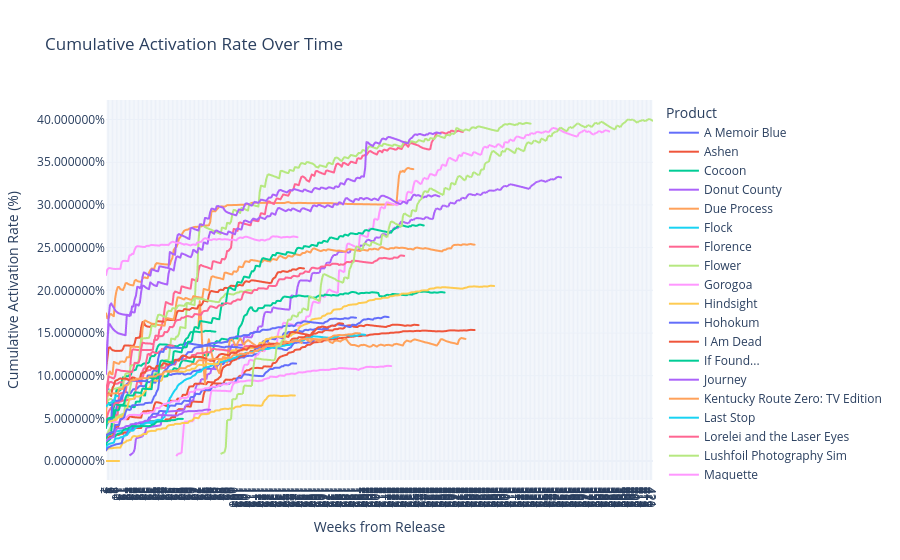

The notebook cell this image was saved under:
### Code cell
import plotly.express as px

# Create the Plotly line plot
fig = px.line(
    act_rate_df,
    x="Weeks_from_Release",
    y="cumulative_act_rate",
    color='product',
    title="Cumulative Activation Rate Over Time",
    labels={
        "Weeks_from_Release": "Weeks from Release",
        "cumulative_act_rate": "Cumulative Activation Rate (%)"
    },
    template='plotly_white'
)

# Improve layout for readability
fig.update_layout(
    legend_title_text='Product',
    xaxis=dict(tickmode='linear'),
    yaxis_tickformat='%'
)

# Display the plot
fig.show()

### Figure 1 — Plotly figure (JSON) as saved in the notebook; plotly's stock layout.template omitted (floating-point values rounded to 4 significant figures; data arrays with more than 128 entries replaced by an {"elided": "..."} marker saying what was removed)
{"data": [{"hovertemplate": "product=A Memoir Blue<br>Weeks from Release=%{x}<br>Cumulative Activation Rate (%)=%{y}<extra></extra>", "legendgroup": "A Memoir Blue", "line": {"color": "#636efa", "dash": "solid"}, "marker": {"symbol": "circle"}, "mode": "lines", "name": "A Memoir Blue", "showlegend": true, "type": "scattergl", "x": {"elided": "165 int values"}, "xaxis": "x", "y": {"elided": "165 float values"}, "yaxis": "y"}, {"hovertemplate": "product=Ashen<br>Weeks from Release=%{x}<br>Cumulative Activation Rate (%)=%{y}<extra></extra>", "legendgroup": "Ashen", "line": {"color": "#EF553B", "dash": "solid"}, "marker": {"symbol": "circle"}, "mode": "lines", "name": "Ashen", "showlegend": true, "type": "scattergl", "x": {"elided": "284 int values"}, "xaxis": "x", "y": {"elided": "284 float values"}, "yaxis": "y"}, {"hovertemplate": "product=Cocoon<br>Weeks from Release=%{x}<br>Cumulative Activation Rate (%)=%{y}<extra></extra>", "legendgroup": "Cocoon", "line": {"color": "#00cc96", "dash": "solid"}, "marker": {"symbol": "circle"}, "mode": "lines", "name": "Cocoon", "showlegend": true, "type": "scattergl", "x": [1, 2, 3, 4, 5, 6, 7, 8, 9, 10, 11, 12, 13, 14, 15, 16, 17, 18, 19, 20, 21, 22, 23, 24, 25, 26, 27, 28, 29, 30, 31, 32, 33, 34, 35, 36, 37, 38, 39, 40, 41, 42, 43, 44, 45, 46, 47, 48, 49, 50, 51, 52, 53, 54, 55, 56, 57, 58, 59, 60, 61, 62, 63, 64, 65, 66, 67, 68, 69, 70, 71, 72, 73, 74, 75, 76, 77, 78, 79, 80, 81, 82, 83, 84, 85], "xaxis": "x", "y": [0.05931, 0.06772, 0.06819, 0.0658, 0.06556, 0.0656, 0.06507, 0.07443, 0.08277, 0.08351, 0.08222, 0.08302, 0.09253, 0.09812, 0.09833, 0.09964, 0.09934, 0.09946, 0.1004, 0.1009, 0.1051, 0.1066, 0.1064, 0.1072, 0.112, 0.1121, 0.112, 0.1117, 0.1132, 0.1143, 0.1144, 0.1147, 0.1147, 0.1156, 0.1214, 0.1231, 0.1229, 0.1229, 0.1249, 0.1311, 0.1348, 0.1366, 0.1368, 0.1365, 0.1365, 0.1366, 0.1366, 0.1363, 0.136, 0.1358, 0.1355, 0.1351, 0.1349, 0.1347, 0.1345, 0.1343, 0.1356, 0.1364, 0.1363, 0.1361, 0.138, 0.1421, 0.1437, 0.1447, 0.1483, 0.1509, 0.1511, 0.151, 0.1516, 0.1517, 0.1515, 0.1512, 0.151, 0.1512, 0.1517, 0.1516, 0.1525, 0.1525, 0.1523, 0.1524, 0.1525, 0.1519, 0.1519, 0.1517, 0.1515], "yaxis": "y"}, {"hovertemplate": "product=Donut County<br>Weeks from Release=%{x}<br>Cumulative Activation Rate (%)=%{y}<extra></extra>", "legendgroup": "Donut County", "line": {"color": "#ab63fa", "dash": "solid"}, "marker": {"symbol": "circle"}, "mode": "lines", "name": "Donut County", "showlegend": true, "type": "scattergl", "x": {"elided": "351 int values"}, "xaxis": "x", "y": {"elided": "351 float values"}, "yaxis": "y"}, {"hovertemplate": "product=Due Process<br>Weeks from Release=%{x}<br>Cumulative Activation Rate (%)=%{y}<extra></extra>", "legendgroup": "Due Process", "line": {"color": "#FFA15A", "dash": "solid"}, "marker": {"symbol": "circle"}, "mode": "lines", "name": "Due Process", "showlegend": true, "type": "scattergl", "x": {"elided": "237 int values"}, "xaxis": "x", "y": {"elided": "237 float values"}, "yaxis": "y"}, {"hovertemplate": "product=Flock<br>Weeks from Release=%{x}<br>Cumulative Activation Rate (%)=%{y}<extra></extra>", "legendgroup": "Flock", "line": {"color": "#19d3f3", "dash": "solid"}, "marker": {"symbol": "circle"}, "mode": "lines", "name": "Flock", "showlegend": true, "type": "scattergl", "x": [1, 2, 3, 4, 5, 6, 7, 8, 9, 10, 11, 12, 13, 14, 15, 16, 17, 18, 19, 20, 21, 22, 23, 24, 25, 26, 27, 28, 29, 30, 31, 32, 33, 34, 35, 36, 37, 38, 39, 40, 41, 42, 43, 44], "xaxis": "x", "y": [0.02607, 0.03064, 0.03192, 0.03258, 0.03338, 0.03372, 0.03405, 0.03437, 0.03466, 0.03494, 0.03521, 0.03551, 0.03573, 0.03589, 0.03612, 0.03628, 0.03632, 0.03643, 0.03654, 0.03849, 0.03954, 0.0403, 0.04137, 0.04325, 0.04377, 0.0438, 0.04435, 0.04485, 0.04486, 0.04489, 0.04496, 0.04496, 0.04549, 0.0455, 0.04617, 0.04659, 0.04658, 0.04652, 0.04744, 0.04791, 0.0483, 0.0483, 0.04833, 0.0483], "yaxis": "y"}, {"hovertemplate": "product=Florence<br>Weeks from Release=%{x}<br>Cumulative Activation Rate (%)=%{y}<extra></extra>", "legendgroup": "Florence", "line": {"color": "#FF6692", "dash": "solid"}, "marker": {"symbol": "circle"}, "mode": "lines", "name": "Florence", "showlegend": true, "type": "scattergl", "x": {"elided": "275 int values"}, "xaxis": "x", "y": {"elided": "275 float values"}, "yaxis": "y"}, {"hovertemplate": "product=Flower<br>Weeks from Release=%{x}<br>Cumulative Activation Rate (%)=%{y}<extra></extra>", "legendgroup": "Flower", "line": {"color": "#B6E880", "dash": "solid"}, "marker": {"symbol": "circle"}, "mode": "lines", "name": "Flower", "showlegend": true, "type": "scattergl", "x": {"elided": "327 int values"}, "xaxis": "x", "y": {"elided": "327 float values"}, "yaxis": "y"}, {"hovertemplate": "product=Gorogoa<br>Weeks from Release=%{x}<br>Cumulative Activation Rate (%)=%{y}<extra></extra>", "legendgroup": "Gorogoa", "line": {"color": "#FF97FF", "dash": "solid"}, "marker": {"symbol": "circle"}, "mode": "lines", "name": "Gorogoa", "showlegend": true, "type": "scattergl", "x": {"elided": "386 int values"}, "xaxis": "x", "y": {"elided": "386 float values"}, "yaxis": "y"}, {"hovertemplate": "product=Hindsight<br>Weeks from Release=%{x}<br>Cumulative Activation Rate (%)=%{y}<extra></extra>", "legendgroup": "Hindsight", "line": {"color": "#FECB52", "dash": "solid"}, "marker": {"symbol": "circle"}, "mode": "lines", "name": "Hindsight", "showlegend": true, "type": "scattergl", "x": {"elided": "146 int values"}, "xaxis": "x", "y": {"elided": "146 float values"}, "yaxis": "y"}, {"hovertemplate": "product=Hohokum<br>Weeks from Release=%{x}<br>Cumulative Activation Rate (%)=%{y}<extra></extra>", "legendgroup": "Hohokum", "line": {"color": "#636efa", "dash": "solid"}, "marker": {"symbol": "circle"}, "mode": "lines", "name": "Hohokum", "showlegend": true, "type": "scattergl", "x": {"elided": "147 int values"}, "xaxis": "x", "y": {"elided": "147 float values"}, "yaxis": "y"}, {"hovertemplate": "product=I Am Dead<br>Weeks from Release=%{x}<br>Cumulative Activation Rate (%)=%{y}<extra></extra>", "legendgroup": "I Am Dead", "line": {"color": "#EF553B", "dash": "solid"}, "marker": {"symbol": "circle"}, "mode": "lines", "name": "I Am Dead", "showlegend": true, "type": "scattergl", "x": {"elided": "241 int values"}, "xaxis": "x", "y": {"elided": "241 float values"}, "yaxis": "y"}, {"hovertemplate": "product=If Found...<br>Weeks from Release=%{x}<br>Cumulative Activation Rate (%)=%{y}<extra></extra>", "legendgroup": "If Found...", "line": {"color": "#00cc96", "dash": "solid"}, "marker": {"symbol": "circle"}, "mode": "lines", "name": "If Found...", "showlegend": true, "type": "scattergl", "x": {"elided": "261 int values"}, "xaxis": "x", "y": {"elided": "261 float values"}, "yaxis": "y"}, {"hovertemplate": "product=Journey<br>Weeks from Release=%{x}<br>Cumulative Activation Rate (%)=%{y}<extra></extra>", "legendgroup": "Journey", "line": {"color": "#ab63fa", "dash": "solid"}, "marker": {"symbol": "circle"}, "mode": "lines", "name": "Journey", "showlegend": true, "type": "scattergl", "x": {"elided": "258 int values"}, "xaxis": "x", "y": {"elided": "258 float values"}, "yaxis": "y"}, {"hovertemplate": "product=Kentucky Route Zero: TV Edition<br>Weeks from Release=%{x}<br>Cumulative Activation Rate (%)=%{y}<extra></extra>", "legendgroup": "Kentucky Route Zero: TV Edition", "line": {"color": "#FFA15A", "dash": "solid"}, "marker": {"symbol": "circle"}, "mode": "lines", "name": "Kentucky Route Zero: TV Edition", "showlegend": true, "type": "scattergl", "x": {"elided": "206 int values"}, "xaxis": "x", "y": {"elided": "206 float values"}, "yaxis": "y"}, {"hovertemplate": "product=Last Stop<br>Weeks from Release=%{x}<br>Cumulative Activation Rate (%)=%{y}<extra></extra>", "legendgroup": "Last Stop", "line": {"color": "#19d3f3", "dash": "solid"}, "marker": {"symbol": "circle"}, "mode": "lines", "name": "Last Stop", "showlegend": true, "type": "scattergl", "x": {"elided": "200 int values"}, "xaxis": "x", "y": {"elided": "200 float values"}, "yaxis": "y"}, {"hovertemplate": "product=Lorelei and the Laser Eyes<br>Weeks from Release=%{x}<br>Cumulative Activation Rate (%)=%{y}<extra></extra>", "legendgroup": "Lorelei and the Laser Eyes", "line": {"color": "#FF6692", "dash": "solid"}, "marker": {"symbol": "circle"}, "mode": "lines", "name": "Lorelei and the Laser Eyes", "showlegend": true, "type": "scattergl", "x": [1, 2, 3, 4, 5, 6, 7, 8, 9, 10, 11, 12, 13, 14, 15, 16, 17, 18, 19, 20, 21, 22, 23, 24, 25, 26, 27, 28, 29, 30, 31, 32, 33, 34, 35, 36, 37, 38, 39, 40, 41, 42, 43, 44, 45, 46, 47, 48, 49, 50, 51, 52, 53], "xaxis": "x", "y": [0.04706, 0.053, 0.05806, 0.06043, 0.06261, 0.06331, 0.06609, 0.06786, 0.06806, 0.0682, 0.06889, 0.06981, 0.07045, 0.07087, 0.07116, 0.07101, 0.0714, 0.07163, 0.07195, 0.07236, 0.07269, 0.07284, 0.0731, 0.08566, 0.0931, 0.093, 0.09262, 0.09002, 0.1051, 0.1085, 0.1083, 0.1175, 0.1248, 0.1256, 0.1236, 0.1271, 0.1279, 0.1273, 0.1267, 0.1264, 0.1268, 0.1284, 0.1282, 0.1313, 0.1315, 0.1311, 0.1313, 0.1339, 0.1353, 0.1358, 0.1354, 0.135, 0.1348], "yaxis": "y"}, {"hovertemplate": "product=Lushfoil Photography Sim<br>Weeks from Release=%{x}<br>Cumulative Activation Rate (%)=%{y}<extra></extra>", "legendgroup": "Lushfoil Photography Sim", "line": {"color": "#B6E880", "dash": "solid"}, "marker": {"symbol": "circle"}, "mode": "lines", "name": "Lushfoil Photography Sim", "showlegend": true, "type": "scattergl", "x": [1, 2, 3, 4, 5], "xaxis": "x", "y": [0.0609, 0.07007, 0.07176, 0.07264, 0.07266], "yaxis": "y"}, {"hovertemplate": "product=Maquette<br>Weeks from Release=%{x}<br>Cumulative Activation Rate (%)=%{y}<extra></extra>", "legendgroup": "Maquette", "line": {"color": "#FF97FF", "dash": "solid"}, "marker": {"symbol": "circle"}, "mode": "lines", "name": "Maquette", "showlegend": true, "type": "scattergl", "x": {"elided": "220 int values"}, "xaxis": "x", "y": {"elided": "220 float values"}, "yaxis": "y"}, {"hovertemplate": "product=Morsels<br>Weeks from Release=%{x}<br>Cumulative Activation Rate (%)=%{y}<extra></extra>", "legendgroup": "Morsels", "line": {"color": "#FECB52", "dash": "solid"}, "marker": {"symbol": "circle"}, "mode": "lines", "name": "Morsels", "showlegend": true, "type": "scattergl", "x": [1, 2, 3, 4, 5, 6, 7, 8, 9, 10, 11], "xaxis": "x", "y": [7.517e-05, 7.442e-05, 7.387e-05, 7.334e-05, 7.288e-05, 7.25e-05, 7.196e-05, 7.155e-05, 7.127e-05, 7.097e-05, 7.066e-05], "yaxis": "y"}, {"hovertemplate": "product=Mundaun<br>Weeks from Release=%{x}<br>Cumulative Activation Rate (%)=%{y}<extra></extra>", "legendgroup": "Mundaun", "line": {"color": "#636efa", "dash": "solid"}, "marker": {"symbol": "circle"}, "mode": "lines", "name": "Mundaun", "showlegend": true, "type": "scattergl", "x": {"elided": "218 int values"}, "xaxis": "x", "y": {"elided": "218 float values"}, "yaxis": "y"}, {"hovertemplate": "product=Neon White<br>Weeks from Release=%{x}<br>Cumulative Activation Rate (%)=%{y}<extra></extra>", "legendgroup": "Neon White", "line": {"color": "#EF553B", "dash": "solid"}, "marker": {"symbol": "circle"}, "mode": "lines", "name": "Neon White", "showlegend": true, "type": "scattergl", "x": {"elided": "153 int values"}, "xaxis": "x", "y": {"elided": "153 float values"}, "yaxis": "y"}, {"hovertemplate": "product=Open Roads<br>Weeks from Release=%{x}<br>Cumulative Activation Rate (%)=%{y}<extra></extra>", "legendgroup": "Open Roads", "line": {"color": "#00cc96", "dash": "solid"}, "marker": {"symbol": "circle"}, "mode": "lines", "name": "Open Roads", "showlegend": true, "type": "scattergl", "x": [1, 2, 3, 4, 5, 6, 7, 8, 9, 10, 11, 12, 13, 14, 15, 16, 17, 18, 19, 20, 21, 22, 23, 24, 25, 26, 27, 28, 29, 30, 31, 32, 33, 34, 35, 36, 37, 38, 39, 40, 41, 42, 43, 44, 45, 46, 47, 48, 49, 50, 51, 52, 53, 54, 55, 56, 57, 58, 59, 60], "xaxis": "x", "y": [0.01932, 0.02278, 0.02388, 0.02541, 0.02705, 0.02828, 0.0285, 0.02869, 0.03066, 0.03182, 0.03204, 0.0326, 0.03315, 0.03588, 0.03759, 0.0379, 0.03794, 0.03819, 0.03985, 0.04081, 0.04087, 0.04088, 0.04086, 0.04089, 0.04089, 0.04087, 0.04087, 0.04088, 0.04088, 0.04087, 0.04087, 0.04088, 0.0409, 0.04094, 0.04112, 0.0422, 0.04274, 0.04317, 0.0448, 0.04591, 0.04619, 0.04618, 0.0467, 0.04687, 0.04691, 0.04686, 0.04682, 0.04679, 0.04715, 0.04717, 0.04791, 0.04795, 0.04793, 0.0481, 0.04877, 0.04935, 0.04948, 0.04946, 0.04946, 0.04945], "yaxis": "y"}, {"hovertemplate": "product=Outer Wilds<br>Weeks from Release=%{x}<br>Cumulative Activation Rate (%)=%{y}<extra></extra>", "legendgroup": "Outer Wilds", "line": {"color": "#ab63fa", "dash": "solid"}, "marker": {"symbol": "circle"}, "mode": "lines", "name": "Outer Wilds", "showlegend": true, "type": "scattergl", "x": {"elided": "257 int values"}, "xaxis": "x", "y": {"elided": "257 float values"}, "yaxis": "y"}, {"hovertemplate": "product=Sayonara Wild Hearts<br>Weeks from Release=%{x}<br>Cumulative Activation Rate (%)=%{y}<extra></extra>", "legendgroup": "Sayonara Wild Hearts", "line": {"color": "#FFA15A", "dash": "solid"}, "marker": {"symbol": "circle"}, "mode": "lines", "name": "Sayonara Wild Hearts", "showlegend": true, "type": "scattergl", "x": {"elided": "284 int values"}, "xaxis": "x", "y": {"elided": "284 float values"}, "yaxis": "y"}, {"hovertemplate": "product=Skin Deep<br>Weeks from Release=%{x}<br>Cumulative Activation Rate (%)=%{y}<extra></extra>", "legendgroup": "Skin Deep", "line": {"color": "#19d3f3", "dash": "solid"}, "marker": {"symbol": "circle"}, "mode": "lines", "name": "Skin Deep", "showlegend": true, "type": "scattergl", "x": [1, 2, 3], "xaxis": "x", "y": [0.075, 0.08426, 0.08426], "yaxis": "y"}, {"hovertemplate": "product=Solar Ash<br>Weeks from Release=%{x}<br>Cumulative Activation Rate (%)=%{y}<extra></extra>", "legendgroup": "Solar Ash", "line": {"color": "#FF6692", "dash": "solid"}, "marker": {"symbol": "circle"}, "mode": "lines", "name": "Solar Ash", "showlegend": true, "type": "scattergl", "x": [1, 2, 3, 4, 5, 6, 7, 8, 9, 10, 11, 12, 13, 14, 15, 16, 17, 18, 19, 20, 21, 22, 23, 24, 25, 26, 27, 28, 29, 30, 31, 32, 33, 34, 35, 36, 37, 38, 39, 40, 41, 42, 43, 44, 45, 46, 47, 48, 49, 50, 51, 52, 53, 54, 55, 56, 57, 58, 59, 60, 61, 62, 63, 64, 65, 66, 67, 68, 69, 70, 71, 72, 73, 74, 75, 76, 77, 78, 79, 80, 81, 82, 83, 84, 85, 86, 87, 88, 89, 90, 91, 92, 93, 94, 95, 96, 97, 98, 99, 100, 101, 102, 103, 104, 105, 106, 107, 108, 109, 110, 111, 112, 113, 114, 115, 116, 117, 118, 119, 120, 121, 122, 123, 124, 125, 126, 127, 128], "xaxis": "x", "y": [0.08836, 0.08349, 0.09028, 0.09248, 0.09267, 0.09177, 0.09103, 0.09034, 0.09058, 0.09075, 0.09173, 0.09239, 0.09225, 0.09189, 0.09532, 0.0955, 0.09579, 0.09582, 0.09583, 0.09551, 0.09489, 0.09449, 0.09516, 0.0952, 0.0949, 0.0965, 0.09706, 0.09694, 0.09664, 0.1024, 0.105, 0.1054, 0.106, 0.1065, 0.1065, 0.1084, 0.1085, 0.1081, 0.1079, 0.1074, 0.1086, 0.1097, 0.1097, 0.1093, 0.109, 0.1088, 0.1116, 0.1118, 0.1117, 0.1123, 0.1139, 0.1138, 0.1133, 0.113, 0.1165, 0.1189, 0.1198, 0.1196, 0.1193, 0.1189, 0.1193, 0.1195, 0.1212, 0.1215, 0.1213, 0.121, 0.124, 0.1243, 0.1243, 0.1246, 0.1264, 0.1262, 0.1263, 0.1265, 0.1265, 0.1262, 0.1272, 0.128, 0.1279, 0.1272, 0.1274, 0.1298, 0.1313, 0.1315, 0.1311, 0.1307, 0.1306, 0.1306, 0.1306, 0.1304, 0.1302, 0.1299, 0.1297, 0.1295, 0.1293, 0.1291, 0.1289, 0.1287, 0.1286, 0.1284, 0.1282, 0.128, 0.1282, 0.1302, 0.131, 0.1314, 0.1332, 0.1344, 0.1347, 0.1346, 0.1348, 0.1351, 0.1349, 0.1347, 0.1344, 0.1341, 0.1345, 0.1344, 0.1351, 0.1352, 0.135, 0.1346, 0.1358, 0.1365, 0.1367, 0.1365, 0.1363, 0.1362], "yaxis": "y"}, {"hovertemplate": "product=Storyteller<br>Weeks from Release=%{x}<br>Cumulative Activation Rate (%)=%{y}<extra></extra>", "legendgroup": "Storyteller", "line": {"color": "#B6E880", "dash": "solid"}, "marker": {"symbol": "circle"}, "mode": "lines", "name": "Storyteller", "showlegend": true, "type": "scattergl", "x": [1, 2, 3, 4, 5, 6, 7, 8, 9, 10, 11, 12, 13, 14, 15, 16, 17, 18, 19, 20, 21, 22, 23, 24, 25, 26, 27, 28, 29, 30, 31, 32, 33, 34, 35, 36, 37, 38, 39, 40, 41, 42, 43, 44, 45, 46, 47, 48, 49, 50, 51, 52, 53, 54, 55, 56, 57, 58, 59, 60, 61, 62, 63, 64, 65, 66, 67, 68, 69, 70, 71, 72, 73, 74, 75, 76, 77, 78, 79, 80, 81, 82, 83, 84, 85, 86, 87, 88, 89, 90, 91, 92, 93, 94, 95, 96, 97, 98, 99, 100, 101, 102, 103, 104, 105, 106, 107, 108, 109, 110, 111, 112, 113], "xaxis": "x", "y": [0.06904, 0.07435, 0.07969, 0.08236, 0.08343, 0.08409, 0.08483, 0.08481, 0.08511, 0.08556, 0.08604, 0.08648, 0.0869, 0.08713, 0.09783, 0.1021, 0.1026, 0.1026, 0.1029, 0.1117, 0.1122, 0.1126, 0.114, 0.1145, 0.1155, 0.1162, 0.1298, 0.1439, 0.1437, 0.1437, 0.1439, 0.1441, 0.1442, 0.1444, 0.149, 0.1585, 0.1583, 0.1579, 0.1574, 0.1661, 0.1711, 0.1715, 0.171, 0.1704, 0.1695, 0.169, 0.1689, 0.1744, 0.176, 0.1758, 0.1755, 0.1788, 0.179, 0.1788, 0.1785, 0.1815, 0.1824, 0.1823, 0.1821, 0.1819, 0.1818, 0.184, 0.1852, 0.1851, 0.1848, 0.1847, 0.1873, 0.1889, 0.1905, 0.1907, 0.1905, 0.1903, 0.1901, 0.19, 0.1898, 0.1896, 0.1889, 0.1885, 0.1882, 0.1879, 0.1877, 0.1874, 0.1871, 0.1868, 0.1865, 0.1864, 0.1862, 0.1865, 0.1899, 0.1914, 0.1923, 0.1944, 0.196, 0.1961, 0.1959, 0.1957, 0.1955, 0.1952, 0.195, 0.1961, 0.1969, 0.1975, 0.1974, 0.1986, 0.1987, 0.1984, 0.1982, 0.1992, 0.2, 0.2002, 0.2002, 0.2, 0.1999], "yaxis": "y"}, {"hovertemplate": "product=Stray<br>Weeks from Release=%{x}<br>Cumulative Activation Rate (%)=%{y}<extra></extra>", "legendgroup": "Stray", "line": {"color": "#FF97FF", "dash": "solid"}, "marker": {"symbol": "circle"}, "mode": "lines", "name": "Stray", "showlegend": true, "type": "scattergl", "x": {"elided": "148 int values"}, "xaxis": "x", "y": {"elided": "148 float values"}, "yaxis": "y"}, {"hovertemplate": "product=Telling Lies<br>Weeks from Release=%{x}<br>Cumulative Activation Rate (%)=%{y}<extra></extra>", "legendgroup": "Telling Lies", "line": {"color": "#FECB52", "dash": "solid"}, "marker": {"symbol": "circle"}, "mode": "lines", "name": "Telling Lies", "showlegend": true, "type": "scattergl", "x": {"elided": "299 int values"}, "xaxis": "x", "y": {"elided": "299 float values"}, "yaxis": "y"}, {"hovertemplate": "product=The Artful Escape<br>Weeks from Release=%{x}<br>Cumulative Activation Rate (%)=%{y}<extra></extra>", "legendgroup": "The Artful Escape", "line": {"color": "#636efa", "dash": "solid"}, "marker": {"symbol": "circle"}, "mode": "lines", "name": "The Artful Escape", "showlegend": true, "type": "scattergl", "x": {"elided": "193 int values"}, "xaxis": "x", "y": {"elided": "193 float values"}, "yaxis": "y"}, {"hovertemplate": "product=The Pathless<br>Weeks from Release=%{x}<br>Cumulative Activation Rate (%)=%{y}<extra></extra>", "legendgroup": "The Pathless", "line": {"color": "#EF553B", "dash": "solid"}, "marker": {"symbol": "circle"}, "mode": "lines", "name": "The Pathless", "showlegend": true, "type": "scattergl", "x": {"elided": "183 int values"}, "xaxis": "x", "y": {"elided": "183 float values"}, "yaxis": "y"}, {"hovertemplate": "product=The Unfinished Swan<br>Weeks from Release=%{x}<br>Cumulative Activation Rate (%)=%{y}<extra></extra>", "legendgroup": "The Unfinished Swan", "line": {"color": "#00cc96", "dash": "solid"}, "marker": {"symbol": "circle"}, "mode": "lines", "name": "The Unfinished Swan", "showlegend": true, "type": "scattergl", "x": {"elided": "245 int values"}, "xaxis": "x", "y": {"elided": "245 float values"}, "yaxis": "y"}, {"hovertemplate": "product=Thirsty Suitors<br>Weeks from Release=%{x}<br>Cumulative Activation Rate (%)=%{y}<extra></extra>", "legendgroup": "Thirsty Suitors", "line": {"color": "#ab63fa", "dash": "solid"}, "marker": {"symbol": "circle"}, "mode": "lines", "name": "Thirsty Suitors", "showlegend": true, "type": "scattergl", "x": [1, 2, 3, 4, 5, 6, 7, 8, 9, 10, 11, 12, 13, 14, 15, 16, 17, 18, 19, 20, 21, 22, 23, 24, 25, 26, 27, 28, 29, 30, 31, 32, 33, 34, 35, 36, 37, 38, 39, 40, 41, 42, 43, 44, 45, 46, 47, 48, 49, 50, 51, 52, 53, 54, 55, 56, 57, 58, 59, 60, 61, 62, 63, 64, 65, 66, 67, 68, 69, 70, 71, 72, 73, 74, 75, 76, 77, 78, 79, 80, 81], "xaxis": "x", "y": [0.02322, 0.02469, 0.02584, 0.02678, 0.02702, 0.02801, 0.02808, 0.03431, 0.03735, 0.03852, 0.0384, 0.03828, 0.03837, 0.03886, 0.03912, 0.04053, 0.04112, 0.04111, 0.0413, 0.04297, 0.04328, 0.0433, 0.04331, 0.04312, 0.04384, 0.04467, 0.04529, 0.04542, 0.04539, 0.04627, 0.04713, 0.04714, 0.04714, 0.0477, 0.05004, 0.05138, 0.05161, 0.05154, 0.05157, 0.05299, 0.05384, 0.05386, 0.05387, 0.05383, 0.05377, 0.05374, 0.05367, 0.05364, 0.05355, 0.05352, 0.05346, 0.0534, 0.05338, 0.05333, 0.0533, 0.0534, 0.05457, 0.05496, 0.05521, 0.05663, 0.05773, 0.05808, 0.05806, 0.05845, 0.05857, 0.05853, 0.05855, 0.05851, 0.0585, 0.05872, 0.05869, 0.05903, 0.05906, 0.05904, 0.05913, 0.05964, 0.06011, 0.06021, 0.06017, 0.06011, 0.06011], "yaxis": "y"}, {"hovertemplate": "product=Twelve Minutes<br>Weeks from Release=%{x}<br>Cumulative Activation Rate (%)=%{y}<extra></extra>", "legendgroup": "Twelve Minutes", "line": {"color": "#FFA15A", "dash": "solid"}, "marker": {"symbol": "circle"}, "mode": "lines", "name": "Twelve Minutes", "showlegend": true, "type": "scattergl", "x": {"elided": "196 int values"}, "xaxis": "x", "y": {"elided": "196 float values"}, "yaxis": "y"}, {"hovertemplate": "product=Wanderstop<br>Weeks from Release=%{x}<br>Cumulative Activation Rate (%)=%{y}<extra></extra>", "legendgroup": "Wanderstop", "line": {"color": "#19d3f3", "dash": "solid"}, "marker": {"symbol": "circle"}, "mode": "lines", "name": "Wanderstop", "showlegend": true, "type": "scattergl", "x": [1, 2, 3, 4, 5, 6, 7, 8, 9, 10], "xaxis": "x", "y": [0.06408, 0.06546, 0.06699, 0.06805, 0.06878, 0.06959, 0.07006, 0.07496, 0.07616, 0.07618], "yaxis": "y"}, {"hovertemplate": "product=Wattam<br>Weeks from Release=%{x}<br>Cumulative Activation Rate (%)=%{y}<extra></extra>", "legendgroup": "Wattam", "line": {"color": "#FF6692", "dash": "solid"}, "marker": {"symbol": "circle"}, "mode": "lines", "name": "Wattam", "showlegend": true, "type": "scattergl", "x": {"elided": "230 int values"}, "xaxis": "x", "y": {"elided": "230 float values"}, "yaxis": "y"}, {"hovertemplate": "product=What Remains of Edith Finch<br>Weeks from Release=%{x}<br>Cumulative Activation Rate (%)=%{y}<extra></extra>", "legendgroup": "What Remains of Edith Finch", "line": {"color": "#B6E880", "dash": "solid"}, "marker": {"symbol": "circle"}, "mode": "lines", "name": "What Remains of Edith Finch", "showlegend": true, "type": "scattergl", "x": {"elided": "386 int values"}, "xaxis": "x", "y": {"elided": "386 float values"}, "yaxis": "y"}], "layout": {"autosize": true, "legend": {"title": {"text": "Product"}, "tracegroupgap": 0}, "title": {"text": "Cumulative Activation Rate Over Time"}, "xaxis": {"anchor": "y", "autorange": true, "domain": [0, 1], "range": [1, 421], "tickmode": "linear", "title": {"text": "Weeks from Release"}, "type": "linear"}, "yaxis": {"anchor": "x", "autorange": true, "domain": [0, 1], "range": [-0.02218, 0.4229], "tickformat": "%", "title": {"text": "Cumulative Activation Rate (%)"}, "type": "linear"}}}
